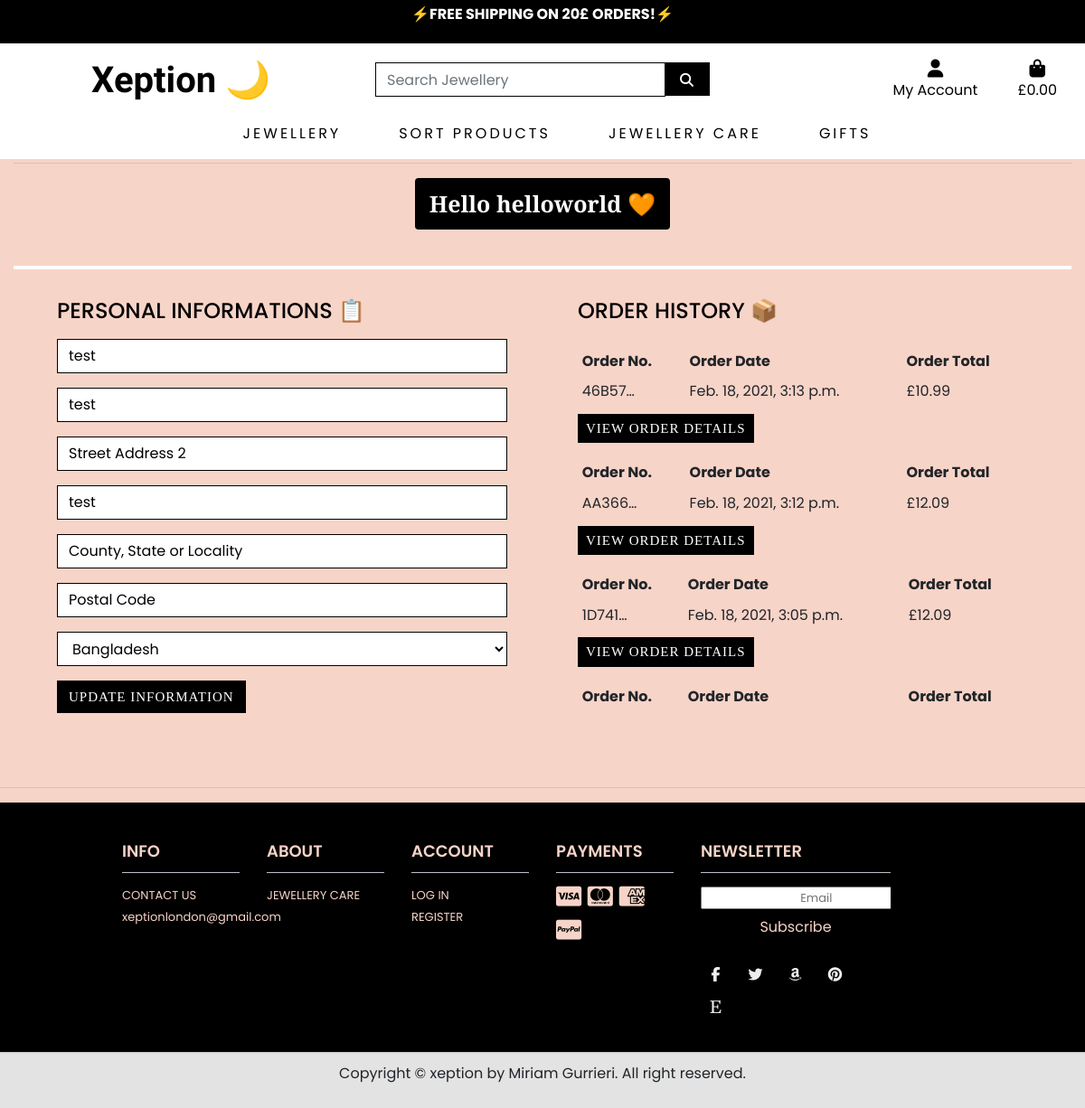
Screenshot of /profile/ (signed in) with the database file from the repository.
### profiles/models.py (models this page shows, shortened)
class UserProfile(models.Model):
    user = models.OneToOneField(User, on_delete=models.CASCADE)
    default_phone_number = models.CharField(max_length=20, null=True, blank=True)
    default_street_address1 = models.CharField(max_length=80, null=True, blank=True)
    default_street_address2 = models.CharField(max_length=80, null=True, blank=True)
    default_town_or_city = models.CharField(max_length=40, null=True, blank=True)
    default_county = models.CharField(max_length=80, null=True, blank=True)
    default_postcode = models.CharField(max_length=20, null=True, blank=True)
    default_country = CountryField(blank_label='Country', null=True, blank=True)

### checkout/models.py (models this page shows, shortened)
class Order(models.Model):
    order_number = models.CharField(max_length=32, null=False, editable=False)
    user_profile = models.ForeignKey(UserProfile, on_delete=models.SET_NULL,
                                     null=True, blank=True, related_name='orders')
    full_name = models.CharField(max_length=50, null=False, blank=False)
    email = models.EmailField(max_length=254, null=False, blank=False)
    phone_number = models.CharField(max_length=20, null=False, blank=False)
    country = CountryField(blank_label='Country *', null=False, blank=False)
    postcode = models.CharField(max_length=20, null=True, blank=True)
    town_or_city = models.CharField(max_length=40, null=False, blank=False)
    street_address1 = models.CharField(max_length=80, null=False, blank=False)
    street_address2 = models.CharField(max_length=80, null=True, blank=True)
    county = models.CharField(max_length=80, null=True, blank=True)
    date = models.DateTimeField(auto_now_add=True)
    delivery_cost = models.DecimalField(max_digits=6, decimal_places=2, null=False, default=0)
    order_total = models.DecimalField(max_digits=10, decimal_places=2, null=False, default=0)
    grand_total = models.DecimalField(max_digits=10, decimal_places=2, null=False, default=0)
    original_bag = models.TextField(null=False, blank=False, default='')
    stripe_pid = models.CharField(max_length=254, null=False, blank=False, default='')

### profiles/views.py (the view)
# urls.py: path('', views.profile, name='profile'),
@login_required
def profile(request):
    profile = get_object_or_404(UserProfile, user=request.user)
    if request.method == 'POST':
        form = UserProfileForm(request.POST, instance=profile)
        if form.is_valid():
            form.save()
            messages.success(request, 'Profile updated successfully')
        else:
            messages.error(request, 'Update failed. Please ensure the form is valid.')
    else:
        form = UserProfileForm(instance=profile)
    orders = profile.orders.all()
    template = 'profiles/profile.html'
    context = {
        'form': form,
        'orders': orders,
        'on_profile_page': True
    }
    return render(request, template, context)

### profiles/forms.py
class UserProfileForm(forms.ModelForm):
    class Meta:
        model = UserProfile
        exclude = ('user',)
    def __init__(self, *args, **kwargs):
        super().__init__(*args, **kwargs)
        placeholders = {
            'default_phone_number': 'Phone Number',
            'default_postcode': 'Postal Code',
            'default_town_or_city': 'Town or City',
            'default_street_address1': 'Street Address 1',
            'default_street_address2': 'Street Address 2',
            'default_county': 'County, State or Locality',
        }
        self.fields['default_phone_number'].widget.attrs['autofocus'] = True
        for field in self.fields:
            if field != 'default_country':
                if self.fields[field].required:
                    placeholder = f'{placeholders[field]} *'
                else:
                    placeholder = placeholders[field]
                self.fields[field].widget.attrs['placeholder'] = placeholder
            self.fields[field].widget.attrs['class'] = 'border-black rounded-0 profile-form-input'
            self.fields[field].label = False

### bag/contexts.py (called while the page is built, shortened)
def bag_contents(request):
    bag_items = []
    total = 0
    product_count = 0
    bag = request.session.get('bag', {})
    if total < settings.FREE_DELIVERY_THRESHOLD:
        delivery = total * Decimal(settings.STANDARD_DELIVERY_PERCENTAGE / 100)
        free_delivery_delta = settings.FREE_DELIVERY_THRESHOLD - total
    else:
        delivery = 0
        free_delivery_delta = 0
    grand_total = delivery + total
    context = {
        'bag_items': bag_items,
        'total': total,
        'product_count': product_count,
        'delivery': delivery,
        'free_delivery_delta': free_delivery_delta,
        'free_delivery_threshold': settings.FREE_DELIVERY_THRESHOLD,
        'grand_total': grand_total,
    }
    return context

### profiles/templates/profiles/profile.html (shortened to what this page needs)
{% extends "base.html" %}
{% load static %}
{% block extra_css %}
<link rel="stylesheet" href="{% static 'profiles/css/profile.css' %}">
{% endblock %}
{% block page_header %}
<div class="header-container">
</div>
{% endblock %}
{% block content %}
<div class="mx-auto w-md-75">
  <div class="col text-center">
                <hr>
                <a class="category-badge text-decoration-none">
                        <span class="p-3 mb-4 logo-font badge badge-white text-white bg-black" style="font-size: 25px; font-family: 'Prata', serif;">Hello {{ user.username }} &#129505;</span>
                    </a>
                <hr style="border: 2px white solid;">
   </div>
   <div class="row mx-sm-4 justify-content-between ">
      <div class="col-12 col-lg-6">
         <div class=" pt-3 pb-5 px-4 mb-4 mb-lg-0">
            <h4 class="text-black ">PERSONAL INFORMATIONS &#128203;</h4>
            <form class="mt-3" action="{% url 'profile' %}" method="POST" id="profile-update-form">
               {{ form|crispy }}
               <button class="btn btn-black p-font rounded-0 text-uppercase float-left">Update Information</button>
            </form>
         </div>
      </div>
      <div class="col-12 col-lg-6 mb-4">
         <div class=" pt-3 pb-5 px-4">
            <h4 class="text-black">ORDER HISTORY &#128230;</h4>
            <div class="order-history table-responsive p-font">
               {% for order in orders|dictsortreversed:"date" %}
               <table class="table table-sm table-borderless mt-3 mb-2">
                  <thead>
                     <tr>
                        <th>Order No.</th>
                        <th>Order Date</th>
                        <th>Order Total</th>
                     </tr>
                  </thead>
                  <tbody>
                     <tr>
                        <td>
                           {{ order.order_number|truncatechars:6 }}
                        </td>
                        <td>{{ order.date }}</td>
                        <td>£{{ order.grand_total }}</td>
                     </tr>
                  </tbody>
               </table>
               <a href="{% url 'order_history' order.order_number %}" class="btn btn-black rounded-0 text-uppercase py-1 px-2">View Order Details</a>
               {% endfor %}
               <br>
            </div>
         </div>
      </div>
   </div>
</div>
{% endblock %}

### static/css/base.css (style rules this page uses)
body { font-family: 'Poppins', serif; background-color: #F7D4C8; height: calc(100vh - 164px); }
.btn-black { background: black; color: white; font-family: 'prata', serif; font-size: 15px; letter-spacing: 1px; }
.text-black { color: #000 !important; }
.border-black { border: 1px solid black !important; }
.bg-black { background: #000 !important; }
@media (min-width: 992px) { .header-container { padding-top: 164px; } }

### profiles/static/profiles/css/profile.css (style rules this page uses)
#profile-update-form .form-control { color: #000; }
#profile-update-form input::placeholder { color: black; }
#id_default_country, #id_default_country option:not(:first-child) { color: #000; }
.order-history { max-height: 416px; overflow-y: auto; }

### rows the page displays
UserProfile: default_phone_number "test", default_street_address1 "test", default_town_or_city "test", default_country "Bangladesh"
Order: order_number "46B57…", date "Feb. 18, 2021, 3:13 p.m.", grand_total "10.99"
Order: order_number "AA366…", date "Feb. 18, 2021, 3:12 p.m.", grand_total "12.09"
Order: order_number "1D741…", date "Feb. 18, 2021, 3:05 p.m.", grand_total "12.09"

### other values shown
{{ user.username }} "helloworld"
